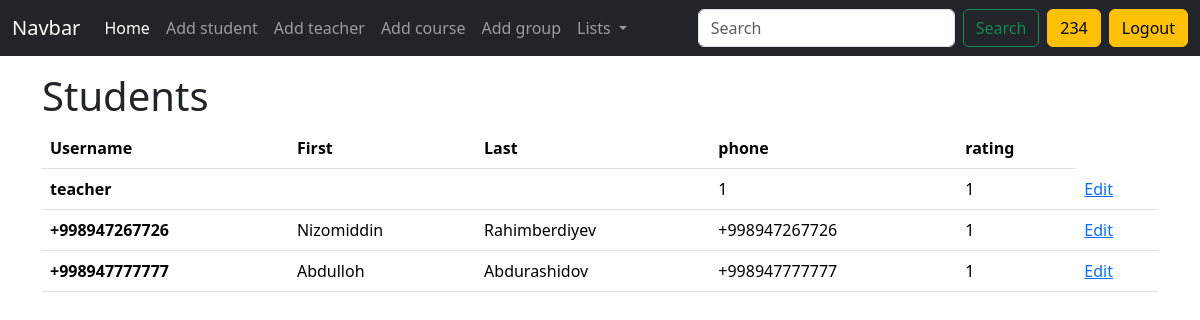
Screenshot of /teachers/ (signed in) with the database file from the repository.
### users/models.py (models this page shows, shortened)
class CustomUser(AbstractUser):
    groups = models.ManyToManyField(
        'auth.Group',
        related_name='customuser_set',  # related_name bilan to'qnashuv oldini olish
        blank=True
    )
    user_permissions = models.ManyToManyField(
        'auth.Permission',
        related_name='customuser_set_permissions',  # related_name bilan to'qnashuv oldini olish
        blank=True
    )

class Teacher(CustomUser):
    rating = models.IntegerField(default=1)
    salary = models.IntegerField(default=0)
    phone = models.CharField(max_length=13)

### users/views.py (the view)
# urls.py: path('teachers/', teachers_view, name='teachers'),
def teachers_view(request):
    teachers = Teacher.objects.all()
    context = {'teachers': teachers}
    return render(request, 'teachers.html', context)

### templates/teachers.html
{% extends 'base.html' %}
{% block content %}
<div class="container py-3">
    <h1>Students</h1>
    <table class="table">
        <thead>
        <tr>
            <th scope="col">Username</th>
            <th scope="col">First</th>
            <th scope="col">Last</th>
            <th scope="col">phone</th>
            <th scope="col">rating</th>
        </tr>
        </thead>
        <tbody>
        {% for t in teachers %}
        <tr>
            <th scope="row">{{ t.username }}</th>
            <td>{{ t.first_name }}</td>
            <td>{{ t.last_name }}</td>
            <td>{{ t.phone }}</td>
            <td>{{ t.rating }}</td>
            <td><a href="{% url 'edit_teacher' t.id %}">Edit</a></td>
        </tr>
        {% endfor %}
        </tbody>
    </table>
</div>
{% endblock %}

### templates/base.html (shortened to what this page needs)
<!doctype html>
<html lang="en">
<head>
    <link href="https://cdn.jsdelivr.net/npm/bootstrap@5.3.3/dist/css/bootstrap.min.css" rel="stylesheet"
>
</head>
<body>
<nav class="navbar navbar-expand-lg navbar-dark bg-dark">
    <div class="container-fluid">
        <a class="navbar-brand" href="#">Navbar</a>
        <div class="collapse navbar-collapse" id="navbarSupportedContent">
            <ul class="navbar-nav me-auto mb-2 mb-lg-0">
                <li class="nav-item">
                    <a class="nav-link active" aria-current="page" href="#">Home</a>
                </li>
                <li class="nav-item">
                    <a class="nav-link" href="{% url 'add_student' %}">Add student</a>
                </li>
                <li class="nav-item">
                    <a class="nav-link" href="{% url 'add_teacher' %}">Add teacher</a>
                </li>
                <li class="nav-item">
                    <a class="nav-link" href="{% url 'add_course' %}">Add course</a>
                </li>
                <li class="nav-item">
                    <a class="nav-link" href="{% url 'add_group' %}">Add group</a>
                </li>
                <li class="nav-item dropdown">
          <a class="nav-link dropdown-toggle" href="#" role="button" data-bs-toggle="dropdown" aria-expanded="false">
            Lists
          </a>
        </li>
            </ul>
            <form class="d-flex">
                <input class="form-control me-2" type="search" placeholder="Search" aria-label="Search">
                <button class="btn btn-outline-success" type="submit">Search</button>
                {% if request.user.is_authenticated %}
                <a href="" class="btn btn-warning mx-2">{{ request.user.username }}</a>
                <a href="{% url 'logout' %}" class="btn btn-warning">Logout</a>
                {% endif %}
            </form>
        </div>
    </div>
</nav>
{% block content %}
{% endblock %}
</body>
</html>

### rows the page displays
CustomUser: user.username "234"
Teacher: username "teacher", phone "1", rating "1"
Teacher: username "+998947267726", first_name "Nizomiddin", last_name "Rahimberdiyev", phone "+998947267726", rating "1"
Teacher: username "+998947777777", first_name "Abdulloh", last_name "Abdurashidov", phone "+998947777777", rating "1"
